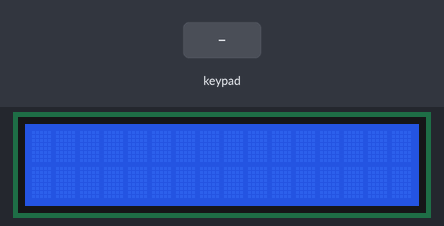
A sketch run on a simulated Arduino Uno, built with avr-gcc and run on an emulated ATmega328P. On the bench: 16×2 character LCD. Wiring (inferred from the signals the program sends): 4×4 keypad with keys 1 2 3 A 4 5 6 B 7 8 9 C * 0 # D (labels assumed): rows pin 0, pin 1, pin 2, pin 3; columns pin 7, pin 6, pin 5, pin 4. The test bench sets the inputs (shaded band).

Above: at 1.2 s.
1.3 s: keypad keys 7 6 5 4 pressed 0.4 s apart
At 2.9 s:
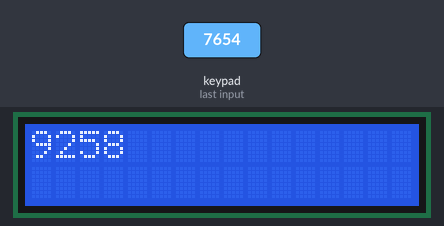
4.4 s: key '1' pressed
At 5.5 s:
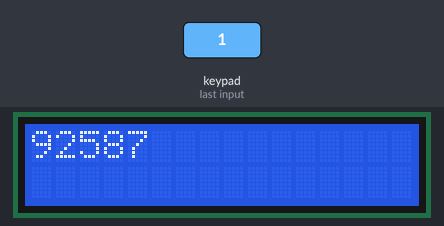
6.0 s: key '2' pressed
At 6.8 s:
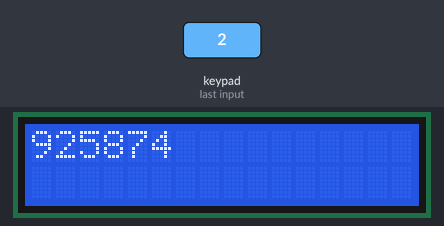
7.6 s: keypad keys 7 6 5 4 # pressed 0.4 s apart
At 10.1 s:
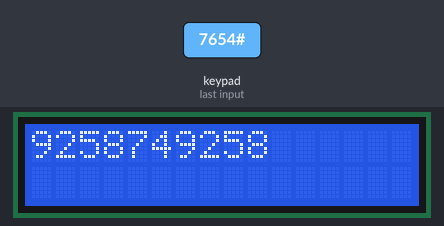
Timing chart, 0 to 11.6 s (numbered marks = the images above; inputs shaded):
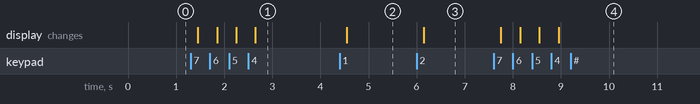

Measured:
- after the input at 1.3 s, the display: first changes after 0.15 s (image 1 shows a later state)
- after the input at 4.4 s, the display: changes after 0.15 s (image 2)
- after the input at 6.0 s, the display: changes after 0.15 s (image 3)
- after the input at 7.6 s, the display: first changes after 0.15 s (image 4 shows a later state)

The sketch:

Calculator_op.ino
```cpp
 #import <LiquidCrystal.h>
LiquidCrystal lcd(13, 12, 11, 10, 9, 8);

int rowpins[4] = {7, 6, 5, 4};

int values[4][4] = {
  {7, 8, 9, 15},
  {4, 5, 6, 14},
  {1, 2, 3, 13},
  {16, 10, 11, 12},
};

int add = 0,  sub = 0, mult = 0,  divide = 0;
int before=0;
int after=0;

void setup() {
  lcd.begin(16, 2);
  for (int j = 4; j < 8; j++) {
    pinMode(j, INPUT);  //Rows
    digitalWrite(j, 1);
  }
  for (int i = 0; i < 4; i++) {
    pinMode(i, OUTPUT); //Columns
    digitalWrite(i, 1);
  }
  lcd.setCursor(0, 0);
}

char getKey() {
  for (int col = 0; col < 4; col++) {
    digitalWrite(col, 0);
    for (int row = 0; row < 4; row++) {
      if (digitalRead(rowpins[row]) == 0) {
        while (digitalRead(rowpins[row]) == 0);
        return values[row][col];
      }
    }
    digitalWrite(col, 1);
  }
  return 0;
}

void resetop(){
  add = 0,  sub = 0, mult = 0,  divide = 0;
  }

void loop() {
  int k = getKey();
  if (k) {
    if (k < 10) {
      lcd.print(k);
       before=(before*10)+k;
    }
    else if (k == 10) {
      lcd.print(0);
      before=(before*10)+k;
    }


  }
}
```
